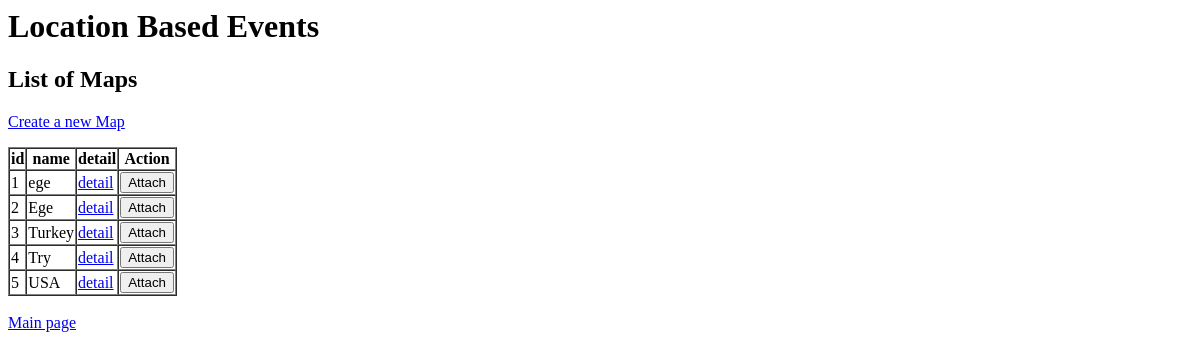
/lbevents/, run on an earlier commit of the app's database.
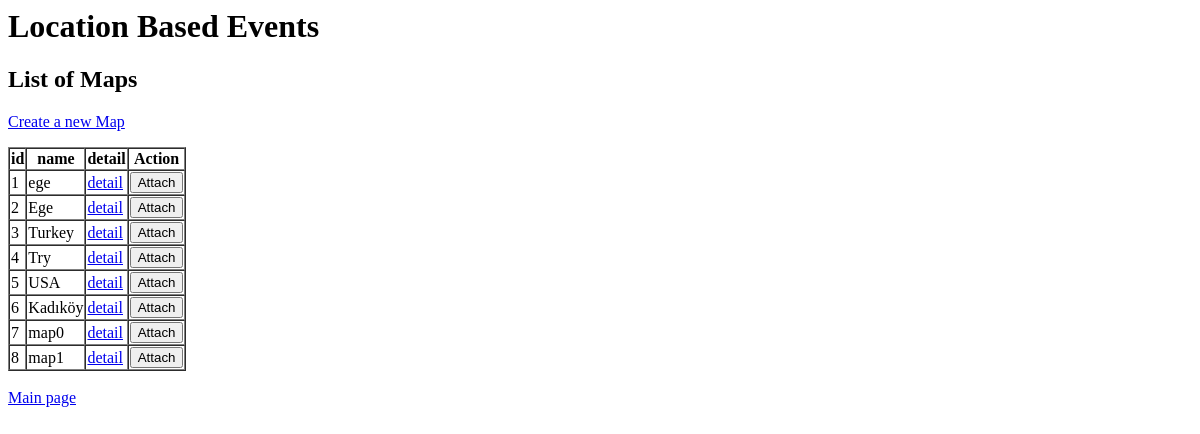
And on a later commit of the database.
### lbevents/models.py (models this page shows, shortened)
class EventMap(models.Model):
	name = models.CharField(max_length=256)

### lbevents/views.py (the view)
# urls.py: path('', views.index, name='index'),
def index(request):
	maps = []
	mapmodel = EventMap.objects.all()
	for m in mapmodel:
		maps.append(m)
	try:
		attached_id = request.session['attached_id']
		return render(request, 'maps.html', {'maps':maps, 'attached':True, 'attached_id':attached_id})
	except KeyError: # Not attached to any map yet
		return render(request, 'maps.html', {'maps':maps, 'attached':False})

### lbevents/templates/maps.html (shortened to what this page needs)
{% extends "base.html" %}
{% block "body" %}
<h2> List of Maps </h2>
<p>
<a href="{% url 'addmap' %}">Create a new Map</a>
</p>
<table border="1" cellspacing="0">
	<tr><th>id</th><th>name</th><th>detail</th><th>Action</th></tr>
	{% for m in maps %}
		<tr><td>{{m.id}}</td><td>{{m.name}}</td>
		<td><a href="{% url 'detail' m.id %}">detail</a></td>
		{% if attached == True and attached_id == m.id %}
			<form action="{% url 'detach' m.id %}" method=POST>
			{% csrf_token %}
			<td>
			<input type="submit" name="submit" value="Detach"/>
			</td>
			</form>
		{% else %}
			<form action="{% url 'attach' m.id %}" method=POST>
			<td>
			<input type="submit" name="submit" value="Attach"/>
			</td>
			</form>
		{% endif %}
		</tr>
	{% endfor %}
</table>
{% endblock %}

What changed in the data, as far as the page shows it:
added EventMap: id "6", name "Kadıköy"
added EventMap: id "7", name "map0"
added EventMap: id "8", name "map1"
